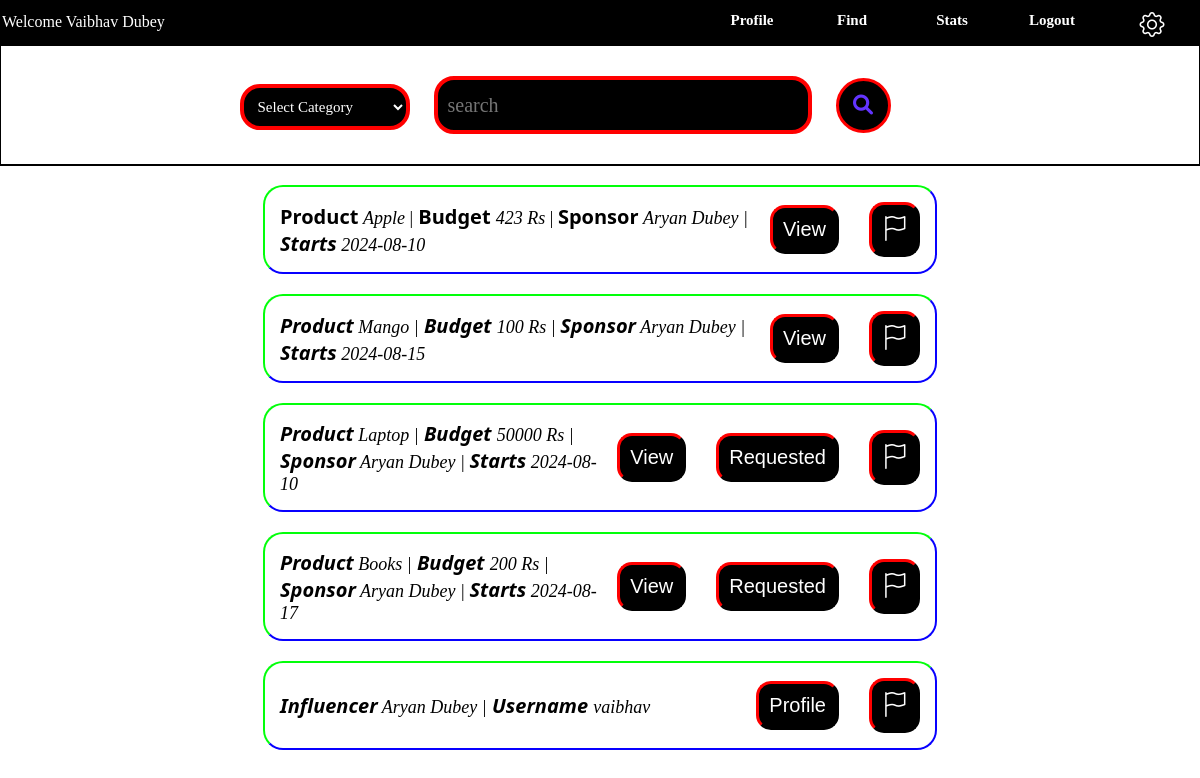
The app's page /findInflu (signed in) with its own data.
### application/Models.py (models this page shows)
class User(db.Model):
    __tablename__ = 'User'
    id = db.Column(db.Integer, primary_key=True)
    fullname = db.Column(db.String(200), nullable=True)
    username = db.Column(db.String(200), unique=True, nullable=False)
    email = db.Column(db.String(200), unique=True, nullable=False)
    password = db.Column(db.String(100), nullable=False)
    bio = db.Column(db.Text, nullable=True)
    category = db.Column(db.String(100), nullable=True)
    niche = db.Column(db.String(100), nullable=True)
    followers=db.Column(db.Integer, default=0)
    following=db.Column(db.Integer, default=0)
    visibility=db.Column(db.String, default='Private')
    flag=db.Column(db.Boolean, default=False)
    flagCount=db.Column(db.Integer, default=0)
    products = db.relationship('UserProduct', backref='user')

class Product(db.Model):
    __tablename__ = 'Product'
    id = db.Column(db.Integer, primary_key=True)
    name = db.Column(db.String(200), nullable=False)
    description = db.Column(db.Text, nullable=False)
    category = db.Column(db.String(100), nullable=True)
    niche = db.Column(db.String(100), nullable=True)
    price = db.Column(db.Integer, nullable=False)
    start = db.Column(db.Date, nullable=False)
    end = db.Column(db.Date, nullable=False)
    Ads=db.Column(db.Integer,nullable=True)
    CompletedAd=db.Column(db.Integer,nullable=True)
    visibility=db.Column(db.String, default='Private')
    flag=db.Column(db.Boolean, default=False)
    flagCount=db.Column(db.Integer, default=0)
    sponsor_id = db.Column(db.Integer, db.ForeignKey('Sponsor.id'), nullable=False)
    users = db.relationship('User', secondary='userproduct', backref='product')

class Sponsor(db.Model):
    __tablename__ = 'Sponsor'
    id = db.Column(db.Integer, primary_key=True)
    fullname = db.Column(db.String(200), unique=True, nullable=False)
    username = db.Column(db.String(200), unique=True, nullable=False)
    email = db.Column(db.String(200), unique=True, nullable=False)
    password = db.Column(db.String(100), nullable=False)
    products = db.relationship('Product', backref='Sponsor', lazy=True)
    flag=db.Column(db.Boolean, default=False)
    flagCount=db.Column(db.Integer, default=0)

### application/UserController.py (the view, shortened to what this page needs)
@app.route('/findInflu', methods=['GET','POST'])
def findInflu():
    if 'userID' in session:
        userID = session['userID']
        user = User.query.get(userID)
        products=Product.query.all()
        influencers=User.query.all()
        pd=UserProduct.query.filter_by(userID=userID).all()
        Status={up.productID: up.status for up in pd}
        a=db.session.query(UserProduct.productID).distinct()
        pna=Product.query.filter(Product.id.not_in(a)).all()
        return render_template('findInflu.html',username=user.username,fullname=user.fullname,Status=Status, products=products, influencers=influencers)

### templates/findInflu.html (shortened to what this page needs)
<!DOCTYPE html>
<html lang="en">
<head>
    <link rel="stylesheet" href="https://cdnjs.cloudflare.com/ajax/libs/font-awesome/6.0.0-beta3/css/all.min.css">
    <link rel="stylesheet" href="https://cdnjs.cloudflare.com/ajax/libs/bootstrap-icons/1.9.1/font/bootstrap-icons.min.css">
</head>
<body>
    <div class="header">
        <p class="p">Welcome {{fullname}} </p>
        <div class="container">
            <div class="col">
                <a href="{{url_for('dashboard',username=username)}}">Profile</a>
            </div>
            <div class="col">
                <a href="{{url_for('findInflu')}}">Find</a>
            </div>
            <div class="col">
                <a href="{{url_for('InfluStats', username=username)}}">Stats</a>
            </div>
            <div class="col">
                <a href="{{ url_for('logout') }}">Logout</a>
            </div>
            <div class="col">
                <a href="{{url_for('settingInflu',username=username)}}"><i class="bi bi-gear gear-icon"></i></a>
            </div>
        </div>
    </div>
    <div class="search" >
        <form method="GET" action="{{url_for('search')}}">
            <select name="category" id="category">
                <option value="" disabled selected>Select Category</option>
            </select>
            <input type="text" name="search" placeholder="search">
            <button type="submit"><i class="fas fa-search"></i></button>
        </form>
    </div>
    {% for ad in products %}
        {% set status = Status.get(ad.id, ' ') %}
        {% if ad.visibility=='Public' or status=='Pending' %}
            <form method="POST" action="/findInflu">
                <div class="rect">
                   <div class="i">
                        <div class="iname"><b>Product</b> <i>{{ad.name}}</i> |<b> Budget </b><i>{{ad.price}} Rs</i> | <b>Sponsor</b> <i>{{ad.Sponsor.fullname}} | <b>Starts</b> <i> {{ad.start}} </i></div>
                        <div class="buttons">
                            {% set status = Status.get(ad.id, ' ') %}
                                {% if status == 'Pending' %}
                                        <button type="button" data-modal="modal-{{ ad.id }}" class="button view">View</button>
                                        <input type="hidden" name="adID" value="{{ ad.id }}">
                                        <button type="submit" name="status" value="Accepted" class="button accept">Accept</button>
                                        <button type="submit" name="status" value="Rejected" class="button reject">Reject</button>
                                        <button type="submit" name="Flag" value="FlagAD" class="button flag"><i class="bi bi-flag"></i></button>
                                    </form>
                                {% elif status=='Requested' %}
                                    <button type="button" data-modal="modal-{{ ad.id }}" class="button view">View</button>
                                    <button type="submit" name="request" class="button request" value="Request">Requested</button>
                                    <button type="submit" name="Flag" value="FlagAD" class="button flag"><i class="bi bi-flag"></i></button>
                                {% else %}
                                    <button type="button" data-modal="modal-{{ ad.id }}" class="button view">View</button>
                                    <button type="submit" name="Flag" value="FlagAD" class="button flag"><i class="bi bi-flag"></i></button>
                            {% endif %}
                        </div>
                    </div>
                </div>
            </form>
        {% endif %}
    {% endfor %}
    {% for influencer in influencers %}
        {% if influencer.visibility=='Public' %}
            <div class="rect">
                <div class="i">
                    <div class="iname"><b>Influencer</b> <i>{{influencer.fullname}}</i> |<b> Username </b><i>{{influencer.username}}</i> </div>
                    <div class="buttons">
                        <a href="{{url_for('influencer', username=username,influencer=influencer.username)}}"><button type="button" class="button view">Profile</button></a>
                        <form method="POST" action="/findInflu">
                            <button type="submit" name="Flag" value="FlagInflu" class="button flag"><i class="bi bi-flag"></i></button>
                        </form>
                    </div>
                </div>
            </div>
        {% endif %}
    {% endfor %}
</body>
</html>

### templates/findInflu.html (style rules this page uses)
body { margin: 0; padding: 0; height: 100%; width: 100%; }
.header { display: flex; justify-content: space-between; align-items: center; width: 100%; background-color: black; padding: 2px; color: white; border-bottom: 1px solid white; }
.p { text-align: center; font-family: Verdana; font-size: 16px; margin: 0; padding: 0; }
.container { display: flex; justify-content: flex-end; }
.col { display: flex; justify-content: center; padding-top: 10px; height: 30px; background-color: rgb(0, 0, 0); width: 100px; font-size: 15px; color: white; font-family: Verdana; font-weight: bolder; }
a { text-decoration: none; color: inherit; }
a:link, a:visited { color: inherit; }
.col .bi { display: flex; }
.bi { font-size: 25px; transition: transform 0.4s; }
.search { display: flex; justify-content: center; align-items: center; margin: auto; margin: -1px; padding: 30px; padding-right: 100px; border: 2px solid black; }
.search input { font-size: 20px; font-family: Verdana; width: 350px; height: 30px; border: 3px solid; border-width: 4px; border-radius: 20px; padding: 10px; border-color: #ff0000; background-color: black; color: white; transition: 0.5s ; }
.search select { width: 170px; margin-right: 20px; font-size: 15px; font-family: Verdana; border: 4px solid red; color: white; background-color: black; border-radius: 20px; padding: 10px; }
.search button { margin-left: 20px; font-size: 20px; width: 55px; height: 55px; border-radius: 50%; background-color: black; color: rgb(99, 52, 255); border: 3px solid rgb(255, 0, 0); transition: transform 0.8s; }
.rect { justify-content: center; align-items: center; margin: 20px auto; width: 55%; border: 2px solid rgb(2, 255, 10); padding: 5px; border-radius: 20px; border-bottom: 2px solid rgb(8, 0, 255); border-right: 2px solid rgb(8, 0, 255); overflow: hidden; transition: transform 0.5s; position: relative; }
.i { display: flex; justify-content: space-between; align-items: center; width: 100%; }
.iname { flex: 1; font-size: 18px; padding: 10px; font-family: Georgia; }
.iname b { font-size: 20px; font-family: Segoe UI; }
.button { margin-left:0 ; padding: 10px; width: auto; background-color: black; border-radius: 15px; border-width: 3px; border-top-color: red; border-left-color: red; cursor: pointer; color: white; font-size: 20px; font-family: sans-serif; margin: 10px; }
.buttons { display: flex; gap: 10px; align-items: center; }

### records on screen
User: fullname "Vaibhav Dubey"
Product: name "Apple", price "423", Sponsor.fullname "Aryan Dubey", start "2024-08-10"
Product: name "Mango", price "100", Sponsor.fullname "Aryan Dubey", start "2024-08-15"
Product: name "Laptop", price "50000", Sponsor.fullname "Aryan Dubey", start "2024-08-10"
Product: name "Books", price "200", Sponsor.fullname "Aryan Dubey", start "2024-08-17"
User: fullname "Aryan Dubey", username "vaibhav"
